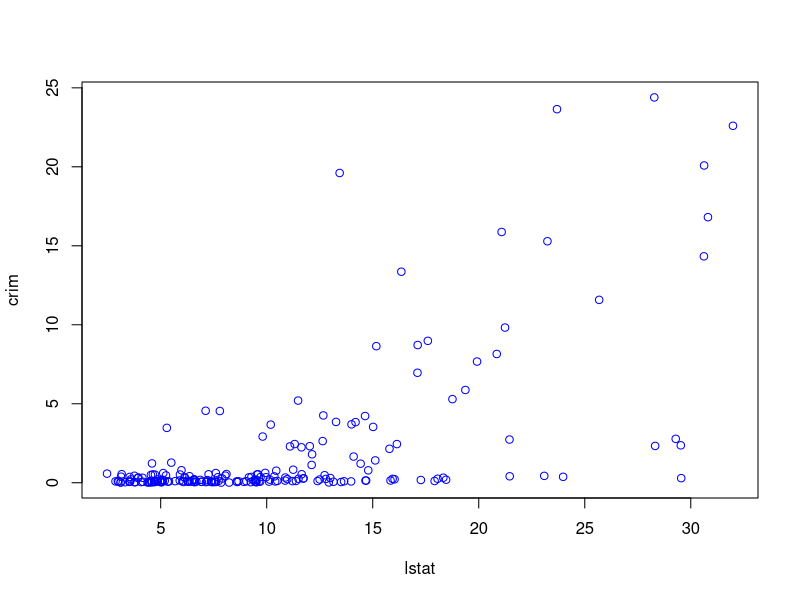
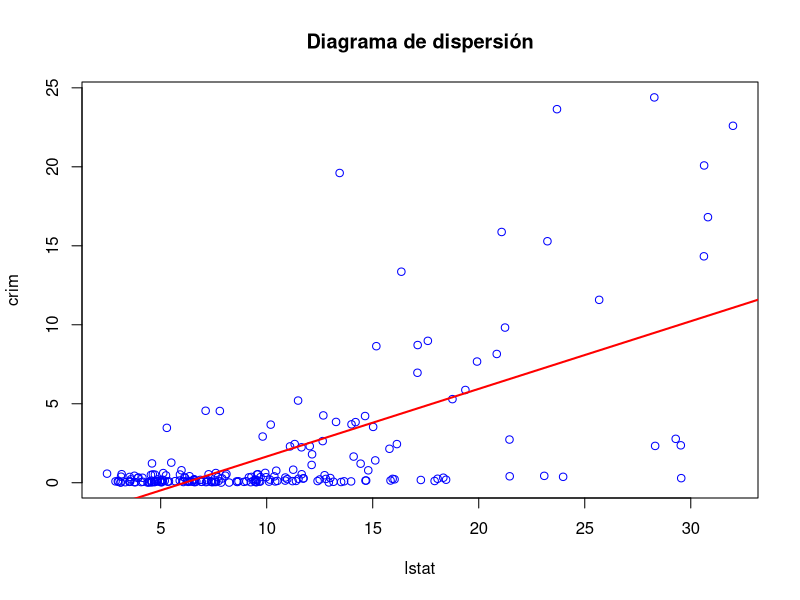
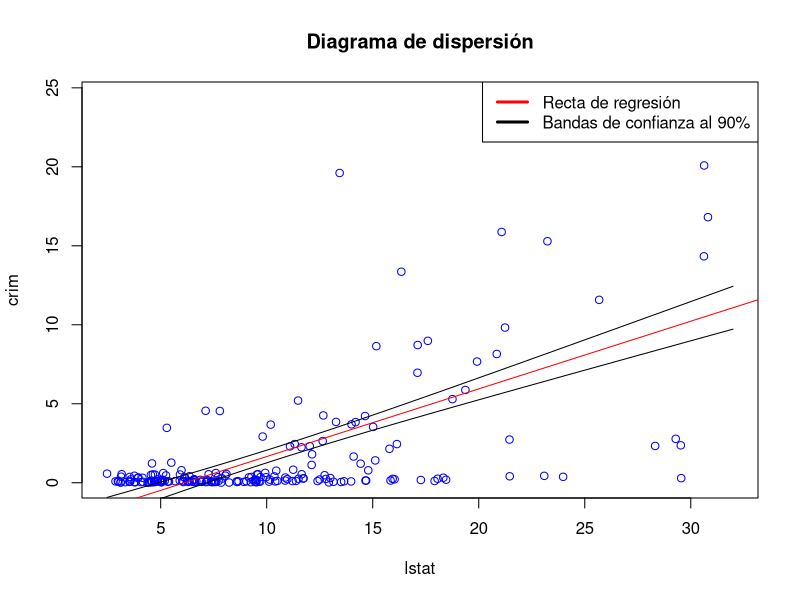
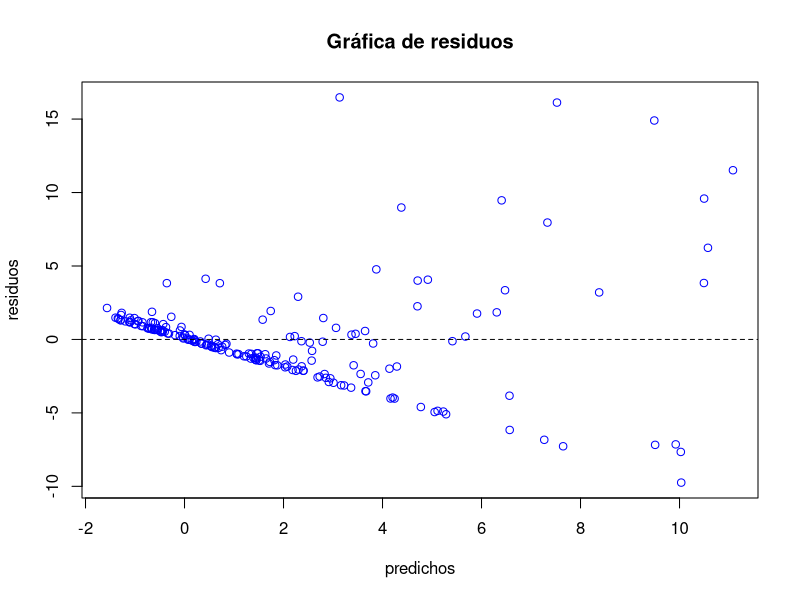
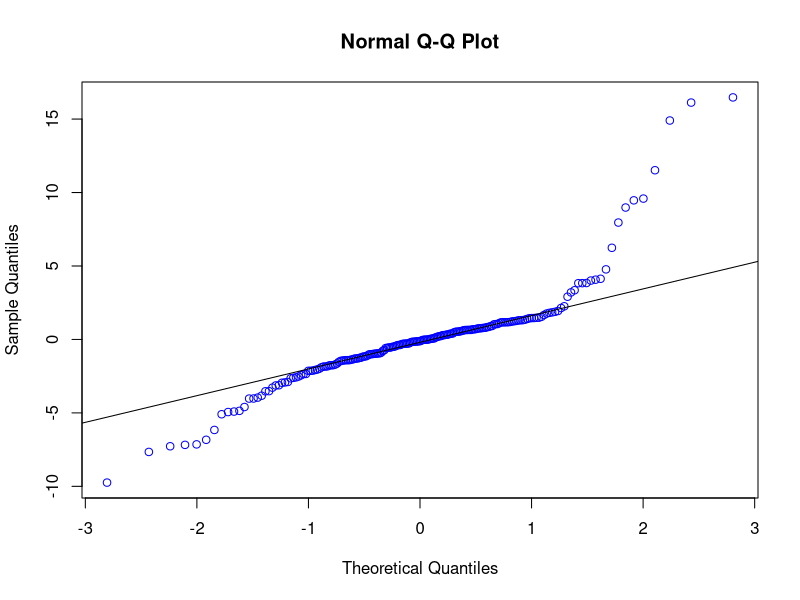
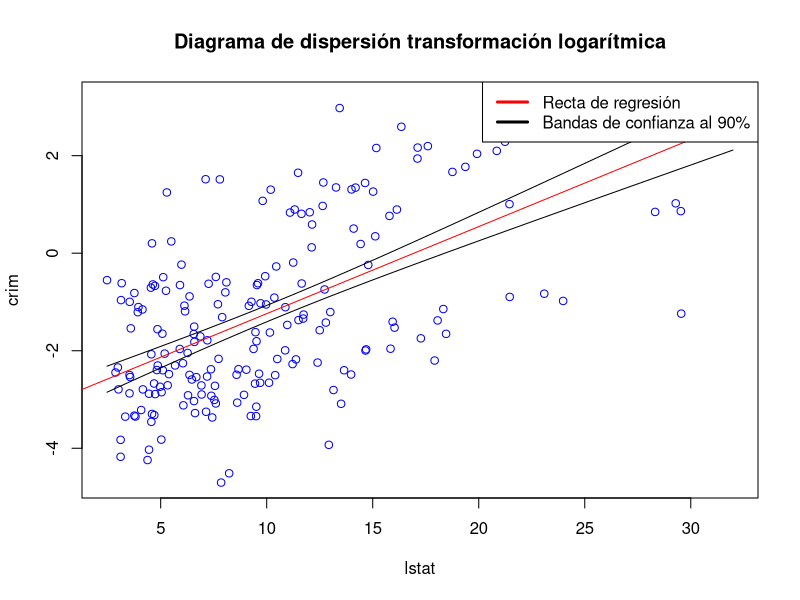
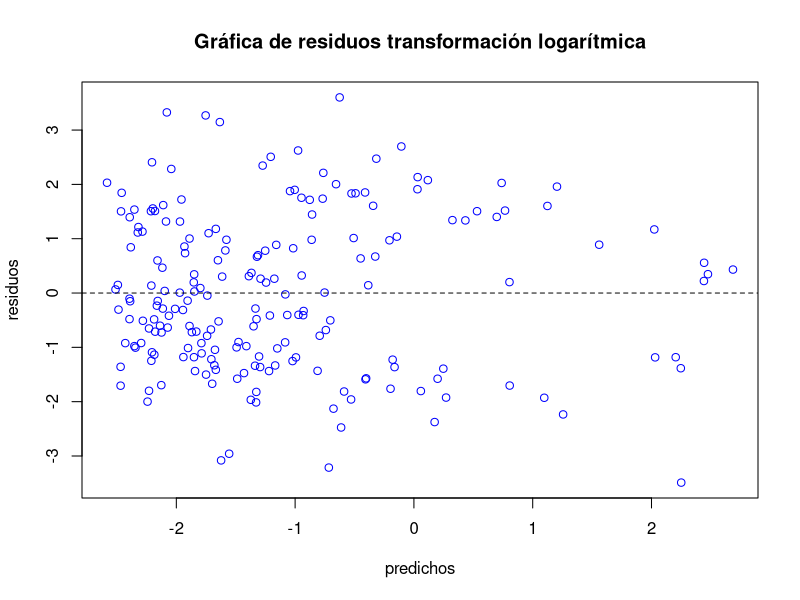
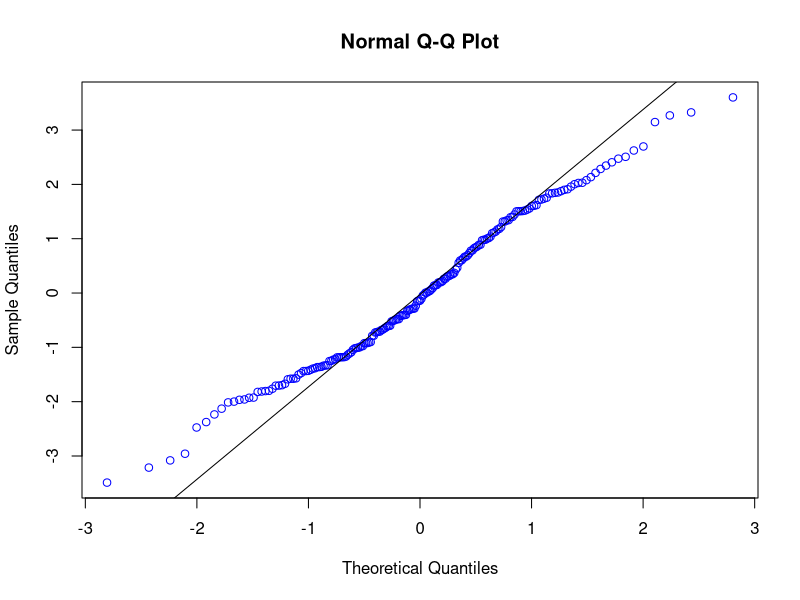

Generate these figures, in order, with R:
## ---- chunk 1
knitr::opts_chunk$set(echo = TRUE)
## ---- chunk 2
library(readxl)
boston <- read_excel("boston.xlsx")
## ---- chunk 3
lm_crim_global<-lm(crim ~. , data=boston)
summary(lm_crim_global)
## ---- chunk 4
lm_crim_lstat <- lm(crim ~ lstat, data=boston)
summary(lm_crim_lstat)
plot(boston$lstat, boston$crim, col='BLUE', xlab = 'lstat', ylab = 'crim')
## ---- chunk 5
lm_crim_lstat$coefficients[2]
## ---- chunk 6
summary(lm_crim_lstat)
plot(boston$lstat, boston$crim, col='BLUE', main = "Diagrama de dispersión", xlab = 'lstat', ylab = 'crim')
abline(coef=coef(lm_crim_lstat), lwd = 2, col='RED')
## ---- chunk 7
# Obtención de las bandas de estimación
min <- range(boston$lstat)[1]; max <- range(boston$lstat)[2]
nuevos <- data.frame(list(lstat = seq(min,max,length=100)))
bandas_est <- predict(lm_crim_lstat, newdata = nuevos, interval = "confidence", level = 0.90)

# Representación gráfica 
plot(boston$lstat, boston$crim, col='BLUE', main = 'Diagrama de dispersión', xlab = 'lstat', ylab = 'crim')
abline(coef=coef(lm_crim_lstat), col='RED')
lines(nuevos$lstat, bandas_est[,2],col='BLACK')
lines(nuevos$lstat, bandas_est[,3],col='BLACK')
legend('topright', legend = c('Recta de regresión', 'Bandas de confianza al 90%'), lwd = 3, col = c('red', 'black'))
## ---- chunk 8
# Diagnóstico de linealidad y homocedasticidad
residuos <- residuals(lm_crim_lstat)
predichos <- fitted.values(lm_crim_lstat)
plot(predichos, residuos, col='BLUE', main = 'Gráfica de residuos')
abline(h=0, lty=2)

# Diagnóstico de normalidad de los residuos
qqnorm(residuos, col='BLUE')
qqline(residuos)
shapiro.test(residuos)
## ---- chunk 9
# Aplicamos la transformación logarítmica
lm_crim_prueba <- lm(log(crim)~lstat, data = boston, na.action = na.exclude)
summary(lm_crim_prueba)

# Representamos el diagrama de dispersión junto con la recta de regresión y las bandas de estimación al 90%
min <- range(boston$lstat)[1]; max <- range(boston$lstat)[2]
nuevos <- data.frame(list(lstat = seq(min,max,length=100)))
bandas_est <- predict(lm_crim_prueba, newdata = nuevos, interval = "confidence", level = 0.90)

plot(boston$lstat, log(boston$crim), col='blue', main = 'Diagrama de dispersión transformación logarítmica', xlab = 'lstat', ylab = 'crim', type = "p")
abline(coef = coef(lm_crim_prueba), col='RED')
lines(nuevos$lstat, bandas_est[,2],col='BLACK')
lines(nuevos$lstat, bandas_est[,3],col='BLACK')
legend('topright', legend = c('Recta de regresión', 'Bandas de confianza al 90%'), lwd = 3, col = c('red', 'black'))

# Diagnóstico de linealidad y homocedasticidad
residuos <- residuals(lm_crim_prueba)
predichos <- fitted.values(lm_crim_prueba)
plot(predichos, residuos, col='BLUE', main = 'Gráfica de residuos transformación logarítmica')
abline(h=0, lty=2)

# Diagnóstico de normalidad de los residuos
qqnorm(residuos, col='BLUE')
qqline(residuos)
shapiro.test(residuos)
## ---- chunk 10
# Aplicamos la transformación logarítmica
lm_crim_log <- lm(log(crim)~log(lstat), data = boston, na.action = na.exclude)
summary(lm_crim_log)

# Representamos el diagrama de dispersión junto con la recta de regresión y las bandas de estimación al 90%
min <- range(boston$lstat)[1]; max <- range(boston$lstat)[2]
nuevos <- data.frame(list(lstat = seq(min,max,length=100)))
bandas_est <- predict(lm_crim_log, newdata = nuevos, interval = "confidence", level = 0.90)

plot(log(boston$lstat), log(boston$crim), col='blue', main = 'Diagrama de dispersión transformación logarítmica', xlab = 'log(lstat)', ylab = 'log(crim)', type = "p")
abline(coef = coef(lm_crim_log), col='red')
lines(log(nuevos$lstat), bandas_est[,2],col='BLACK')
lines(log(nuevos$lstat), bandas_est[,3],col='BLACK')
legend('topright', legend = c('Recta de regresión', 'Bandas de confianza al 90%'), lwd = 3, col = c('red', 'black'))

# Diagnóstico de linealidad y homocedasticidad
residuos <- residuals(lm_crim_log)
predichos <- fitted.values(lm_crim_log)
plot(predichos, residuos, col='BLUE', main = 'Gráfica de residuos transformación logarítmica')
abline(h=0, lty=2)

# Diagnóstico de normalidad de los residuos
qqnorm(residuos, col='BLUE')
qqline(residuos)
shapiro.test(residuos)
## ---- chunk 11
lm_crim_medv<-lm(crim ~ medv, data=boston)
summary(lm_crim_medv)
## ---- chunk 12
residuos2 <- residuals(lm_crim_lstat)
predichos <- fitted.values(lm_crim_lstat)
par(mfcol=c(1,2))
plot(predichos,residuos, col='BLUE',main = 'Gráfica de residuos')
abline(h=0,lty=2)

# diagnóstico normalidad residuos
qqnorm(residuos, col='BLUE')
qqline(residuos)
shapiro.test(residuos)
## ---- chunk 13
#bandas estimación
min2<-range(boston$medv)[1]; max2<-range(boston$medv)[2]
nuevos2 <- data.frame(list(medv = seq(min2,max2,length=100)))
bandas_est2<-predict(lm_crim_medv, newdata = nuevos2, interval = "prediction", level = 0.90)

#representacion 
plot(boston$medv, boston$crim, col='BLUE')
abline(coef=coef(lm_crim_medv), col='RED')
lines(nuevos2$medv, bandas_est2[,2],col='BLACK')
lines(nuevos2$medv, bandas_est2[,3],col='BLACK')

## ---- chunk 14
# diagnóstico linealidad y homocedasticidad
residuos2 <- residuals(lm_crim_medv)
predichos2 <- fitted.values(lm_crim_medv)
par(mfcol=c(1,2))
plot(predichos2,residuos2, col='BLUE',main = 'Gráfica de residuos')
abline(h=0,lty=2)

# diagnóstico normalidad residuos
qqnorm(residuos2, col='BLUE')
qqline(residuos2)
shapiro.test(residuos2)
## ---- chunk 15
# Planteamos una solución con una transformación sqrt sobre las x y logarítimica sobre y
lm_medv_trans <- lm(crim ~ (medv+(I(medv)^2)), data = boston)

#Resumen Modelo
summary(lm_medv_trans)

#Representación del ajuste
plot((boston$medv + (I(boston$medv)^2)), (boston$crim), main = "Diagrama de dispersión", xlab = "medv con transformación sqrt", ylab = "crim con transformación logarítmica")
abline(coef=coef(lm_medv_trans), col='RED')

#Cálculo de residuos
residuos_trans <-residuals(lm_medv_trans)

# diagnóstico linealidad y homocedasticidad
predichos_trans <- fitted.values(lm_medv_trans)

plot(predichos_trans, residuos_trans, col='BLUE', main = 'Gráfica de residuos con transformaciones')
abline(h = 0, lty = 2)

# diagnóstico normalidad residuos
qqnorm(residuos_trans, col='BLUE')
qqline(residuos_trans)
## ---- chunk 16
predict.lm(lm_medv_trans,newdata=data.frame(medv=c(30, 10, 100)), se=T)
medv_pred<-predict(lm_medv_trans, newdata=data.frame(medv=c(30, 10, 100)), interval ="prediction")
medv_conf<-predict(lm_medv_trans, newdata=data.frame(medv=c(30, 10, 100)), interval ="confidence")
